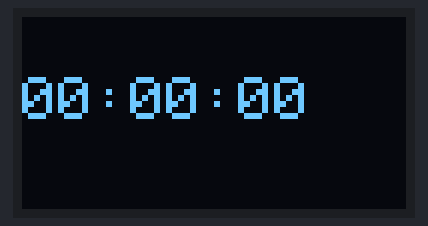
This sketch was run on a simulated Arduino Uno, built with avr-gcc and run on an emulated ATmega328P. Shown: 128×64 one-colour display.

Above: at 0.1 s.
At 4.1 s:
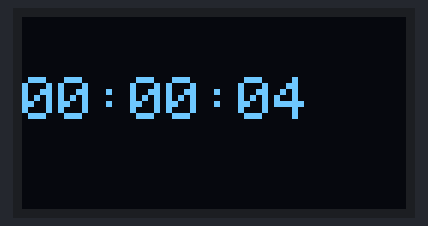
At 9.1 s:
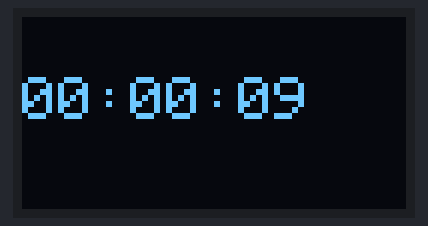
At 19.2 s:
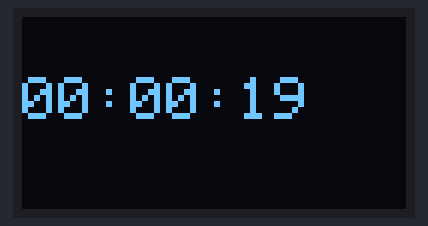
At 28.2 s:
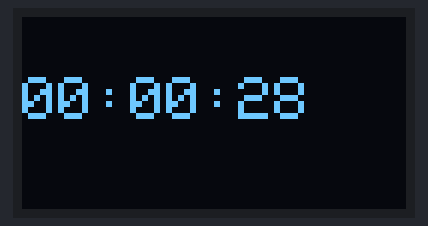
At 38.2 s:
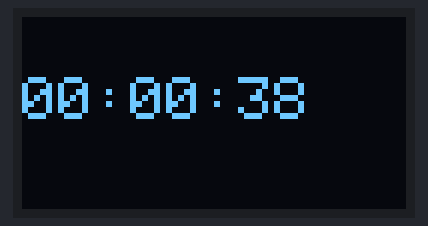

Measured:
- what the display in image 0 shows lasts 0.9 s, from 0.1 s to 1.0 s

The sketch:

clock.ino
```cpp
#include <Wire.h>
#include <Adafruit_GFX.h>
#include <Adafruit_SSD1306.h>

#define SCREEN_WIDTH 128
#define SCREEN_HEIGHT 64
#define OLED_RESET    -1
Adafruit_SSD1306 display(SCREEN_WIDTH, SCREEN_HEIGHT, &Wire, OLED_RESET);

int seconds = 0;
int minutes = 0;
int hours = 0;


unsigned long previousMillis = 0;
const long interval = 1000;

void setup() {
  if (!display.begin(SSD1306_SWITCHCAPVCC, 0x3C)) {
    Serial.println(F("SSD1306 allocation failed"));
    for (;;);
  }

  display.clearDisplay();
  display.display();

  Serial.begin(9600);
}

void loop() {

  unsigned long currentMillis = millis();
  if (currentMillis - previousMillis >= interval) {
    previousMillis = currentMillis;
    incrementTime();
  }

  displayTime();
}

void incrementTime() {
  seconds++;
  if (seconds >= 60) {
    seconds = 0;
    minutes++;
    if (minutes >= 60) {
      minutes = 0;
      hours++;
      if (hours >= 24) {
        hours = 0;
      }
    }
  }
}

void displayTime() {
  display.clearDisplay();
  display.setTextSize(2);
  display.setTextColor(SSD1306_WHITE);

  char timeString[9];
  sprintf(timeString, "%02d:%02d:%02d", hours, minutes, seconds);

  display.setCursor(0, 20);
  display.print(timeString);

  display.display();
}
```
